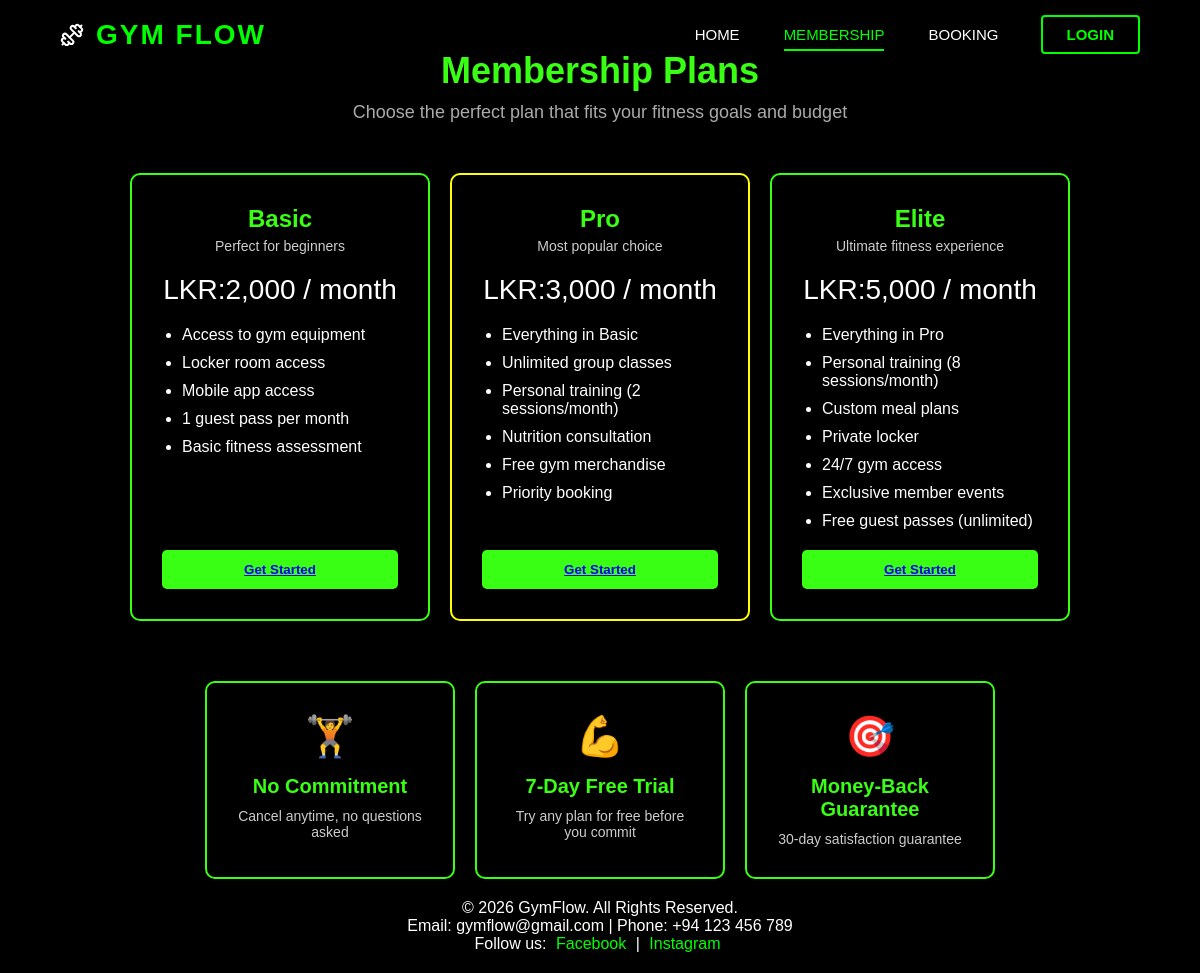
/membership.php, run on the app's committed database.
### tables this page shows
CREATE TABLE `membership_plans` (
  `id` int(11) NOT NULL,
  `title` varchar(50) NOT NULL,
  `subtitle` varchar(100) DEFAULT NULL,
  `price` decimal(10,2) NOT NULL,
  `features` text DEFAULT NULL,
  `is_popular` tinyint(1) DEFAULT 0,
  `created_at` timestamp NOT NULL DEFAULT current_timestamp()
);

### membership.php (the view, shortened to what this page needs)
<?php
include 'includes/header.php';
?>
<div class="header-row" style="margin-top: 50px;">
  <h1>Membership Plans</h1>
  <p>Choose the perfect plan that fits your fitness goals and budget</p>
</div>
<div class="plans-row">
<?php
include 'includes/Database.php';
$sql = "SELECT * FROM membership_plans";
$result = $conn->query($sql);
if ($result->num_rows > 0) {
    while($row = $result->fetch_assoc()) {
        $features = explode(',', $row['features']);
        $popularClass = $row['is_popular'] ? 'most-popular' : '';
        ?>
        <div class="plan-box <?php echo $popularClass; ?>">
            <div class="plan-content">
                <div class="plan-title"><?php echo $row['title']; ?></div>
                <div class="plan-subtitle"><?php echo $row['subtitle']; ?></div>
                <div class="plan-price">LKR:<?php echo number_format($row['price'], 0); ?> / month</div>
                <ul class="plan-features">
                    <?php foreach($features as $feature): ?>
                        <li><?php echo trim($feature); ?></li>
                    <?php endforeach; ?>
                </ul>
            </div>
            <button class="plan-button">
                <a href="login.php">Get Started</a>
            </button>
        </div>
        <?php
    }
} else {
    echo "<p style='color: white;'>No plans available at the moment.</p>";
}
?>
</div>
<div class="features-row">
  <div class="feature-box">
    <div class="feature-icon">🏋️</div>
    <div class="feature-title">No Commitment</div>
    <div class="feature-desc">Cancel anytime, no questions asked</div>
  </div>
  <div class="feature-box">
    <div class="feature-icon">💪</div>
    <div class="feature-title">7-Day Free Trial</div>
    <div class="feature-desc">Try any plan for free before you commit</div>
  </div>
  <div class="feature-box">
    <div class="feature-icon">🎯</div>
    <div class="feature-title">Money-Back Guarantee</div>
    <div class="feature-desc">30-day satisfaction guarantee</div>
  </div>
</div>
<?php include 'includes/footer.php'; ?>

### css/membership.css (style rules this page uses)
body { font-family: Arial, sans-serif; background-color: #000000; color: #fff; margin: 0; padding: 0; }
.header-row { text-align: center; margin-bottom: 50px; }
.header-row h1 { color: #39ff14; font-size: 36px; margin: 0; }
.header-row p { color: #aaa; font-size: 18px; margin-top: 10px; }
.plans-row { display: flex; justify-content: center; gap: 20px; flex-wrap: wrap; }
.plan-box { background-color: #000; border: 2px solid #39ff14; border-radius: 10px; width: 300px; padding: 30px; box-sizing: border-box; display: flex; flex-direction: column; justify-content: space-between; text-align: center; }
.most-popular { border: 2px solid #ff0; }
.plan-title { font-size: 24px; font-weight: bold; color: #39ff14; margin-bottom: 5px; }
.plan-subtitle { font-size: 14px; color: #ccc; margin-bottom: 20px; }
.plan-price { font-size: 28px; margin-bottom: 20px; color: #fff; }
.plan-features { list-style: disc; padding-left: 20px; text-align: left; margin-bottom: 20px; }
.plan-features li { margin-bottom: 10px; }
.plan-button { background-color: #39ff14; color: #000; border: none; border-radius: 5px; padding: 12px; font-weight: bold; cursor: pointer; transition: all 0.3s ease; }
.features-row { display: flex; justify-content: center; gap: 20px; flex-wrap: wrap; margin-top: 60px; }
.feature-box { background-color: #000; border: 2px solid #39ff14; border-radius: 10px; width: 250px; padding: 30px; box-sizing: border-box; text-align: center; color: #fff; display: flex; flex-direction: column; align-items: center; }
.feature-icon { font-size: 40px; margin-bottom: 15px; }
.feature-title { font-size: 20px; font-weight: bold; margin-bottom: 10px; color: #39ff14; }
.feature-desc { font-size: 14px; color: #ccc; }

### css/nav.css (style rules this page uses)
* { margin: 0; padding: 0; box-sizing: border-box; }
body { overflow-x: hidden; }

### data on the page
membership_plans: title "Basic", subtitle "Perfect for beginners", price "2,000", features "Access to gym equipment", features "Locker room access", features "Mobile app access", features "1 guest pass per month", features "Basic fitness assessment"
membership_plans: title "Pro", subtitle "Most popular choice", price "3,000", features "Everything in Basic", features "Unlimited group classes", features "Personal training (2 sessions/month)", features "Nutrition consultation", features "Free gym merchandise", features "Priority booking"
membership_plans: title "Elite", subtitle "Ultimate fitness experience", price "5,000", features "Everything in Pro", features "Personal training (8 sessions/month)", features "Custom meal plans", features "Private locker", features "24/7 gym access", features "Exclusive member events", features "Free guest passes (unlimited)"
